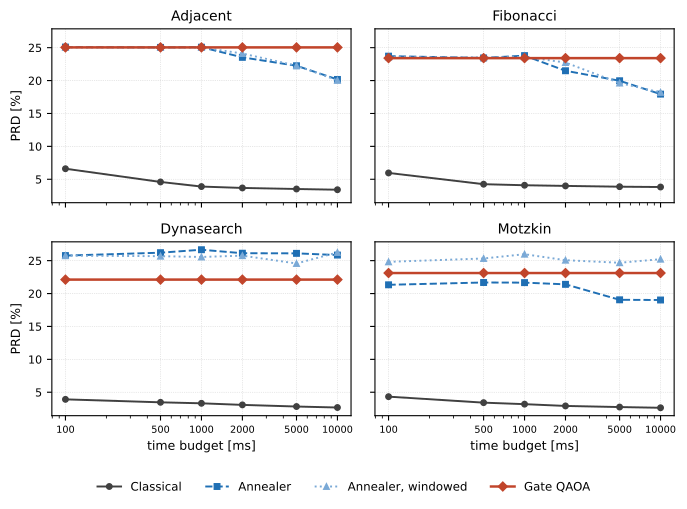

Generate this figure with Python:
"""PRD per time budget for the four neighborhoods under four solver back-ends.

Classical, quantum-annealing and windowed-annealing rows are the measurements of
the windowed QUBO study on the same Taillard 20x5 instances; the gate row is
measured here on ibm_fez and is budget-invariant, since a run completes exactly
one move at every budget of the protocol.

Run: python solver_comparison.py   ->  solver_comparison.pdf / .png
"""
import matplotlib
matplotlib.use("Agg")
import matplotlib.pyplot as plt

BUDGETS = [100, 500, 1000, 2000, 5000, 10000]

# ILS rows. Classical / Q / Q-enhanced from the windowed annealing study.
DATA = {
    "Adjacent": {
        "Classical":        [6.60, 4.59, 3.89, 3.68, 3.52, 3.41],
        "Annealer":         [25.09, 25.04, 25.07, 23.53, 22.25, 20.17],
        "Annealer, windowed": [25.04, 25.04, 25.04, 24.11, 22.27, 20.03],
        "Gate QAOA":        [25.04] * 6,
    },
    "Fibonacci": {
        "Classical":        [5.96, 4.25, 4.09, 3.99, 3.87, 3.82],
        "Annealer":         [23.71, 23.44, 23.79, 21.49, 19.97, 17.94],
        "Annealer, windowed": [23.57, 23.51, 23.60, 22.74, 19.62, 18.20],
        "Gate QAOA":        [23.41] * 6,
    },
    "Dynasearch": {
        "Classical":        [3.92, 3.47, 3.32, 3.08, 2.83, 2.68],
        "Annealer":         [25.77, 26.21, 26.66, 26.13, 26.11, 25.85],
        "Annealer, windowed": [25.76, 25.68, 25.56, 25.76, 24.57, 26.24],
        "Gate QAOA":        [22.12] * 6,
    },
    "Motzkin": {
        "Classical":        [4.33, 3.42, 3.19, 2.92, 2.75, 2.64],
        "Annealer":         [21.33, 21.68, 21.66, 21.40, 19.05, 19.02],
        "Annealer, windowed": [24.82, 25.33, 25.98, 25.07, 24.68, 25.22],
        "Gate QAOA":        [23.12] * 6,
    },
}

STYLE = {
    "Classical":          dict(color="0.25", marker="o", ls="-",  lw=1.4, ms=4),
    "Annealer":           dict(color="#1f6fb4", marker="s", ls="--", lw=1.4, ms=4),
    "Annealer, windowed": dict(color="#7aa9d6", marker="^", ls=":",  lw=1.4, ms=4),
    "Gate QAOA":          dict(color="#c1452b", marker="D", ls="-",  lw=1.8, ms=4.5),
}

fig, axes = plt.subplots(2, 2, figsize=(7.0, 5.0), sharex=True, sharey=True)
for ax, (nb, series) in zip(axes.flat, DATA.items()):
    for name, ys in series.items():
        ax.plot(BUDGETS, ys, label=name, **STYLE[name])
    ax.set_xscale("log")
    ax.set_title(nb, fontsize=10)
    ax.grid(True, which="major", ls=":", lw=0.5, alpha=0.6)
    ax.set_xticks(BUDGETS)
    ax.set_xticklabels([str(b) for b in BUDGETS], fontsize=7)
    ax.tick_params(axis="y", labelsize=8)

for ax in axes[1]:
    ax.set_xlabel("time budget [ms]", fontsize=9)
for ax in axes[:, 0]:
    ax.set_ylabel("PRD [%]", fontsize=9)

handles, labels = axes[0, 0].get_legend_handles_labels()
fig.legend(handles, labels, loc="lower center", ncol=4, fontsize=8.5,
           frameon=False, bbox_to_anchor=(0.5, -0.02))
fig.tight_layout(rect=(0, 0.05, 1, 1))
for ext in ("pdf", "png"):
    fig.savefig(f"solver_comparison.{ext}", dpi=200, bbox_inches="tight")
print("wrote solver_comparison.pdf / .png")
